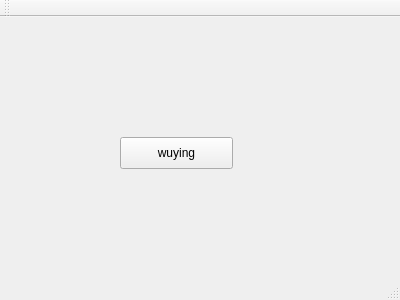
<?xml version="1.0" encoding="UTF-8"?>
<ui version="4.0">
 <class>MainWindow</class>
 <widget class="QMainWindow" name="MainWindow">
  <property name="geometry">
   <rect>
    <x>0</x>
    <y>0</y>
    <width>400</width>
    <height>300</height>
   </rect>
  </property>
  <property name="windowTitle">
   <string>MainWindow</string>
  </property>
  <widget class="QWidget" name="centralWidget">
   <widget class="QPushButton" name="pushButton">
    <property name="geometry">
     <rect>
      <x>120</x>
      <y>120</y>
      <width>113</width>
      <height>32</height>
     </rect>
    </property>
    <property name="text">
     <string>wuying</string>
    </property>
   </widget>
  </widget>
  <widget class="QMenuBar" name="menuBar">
   <property name="geometry">
    <rect>
     <x>0</x>
     <y>0</y>
     <width>400</width>
     <height>24</height>
    </rect>
   </property>
  </widget>
  <widget class="QToolBar" name="mainToolBar">
   <attribute name="toolBarArea">
    <enum>TopToolBarArea</enum>
   </attribute>
   <attribute name="toolBarBreak">
    <bool>false</bool>
   </attribute>
  </widget>
  <widget class="QStatusBar" name="statusBar"/>
 </widget>
 <layoutdefault spacing="6" margin="11"/>
 <resources/>
 <connections/>
</ui>
